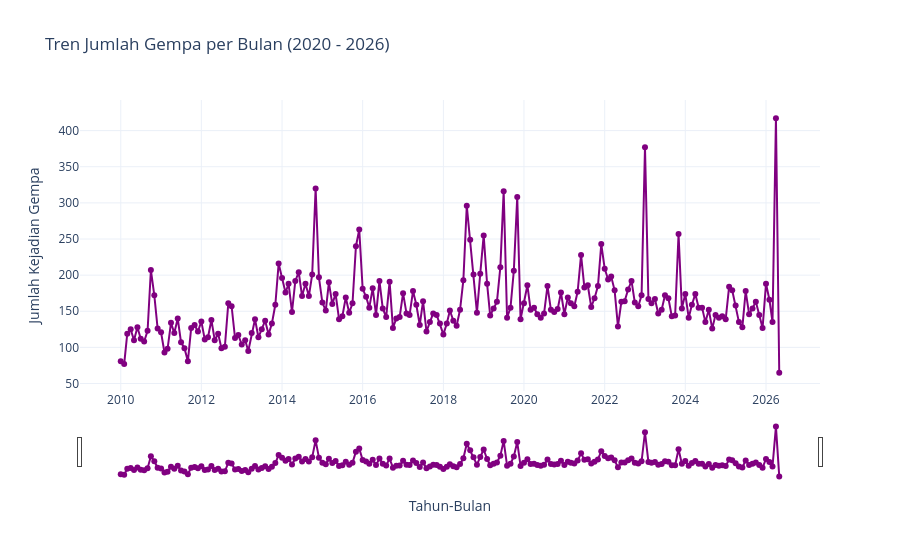

Notebook source saved alongside this figure:
### Code cell
# Membuat kolom Tahun-Bulan untuk melihat tren jangka panjang
df['year_month'] = df['time'].dt.to_period('M')

# Menghitung jumlah gempa per bulan
monthly_counts = df.groupby('year_month').size().reset_index(name='jumlah_gempa')
monthly_counts['year_month'] = monthly_counts['year_month'].dt.to_timestamp()

# Buat Line Chart interaktif untuk bulanan
fig_month = px.line(
    monthly_counts, 
    x='year_month', 
    y='jumlah_gempa', 
    markers=True, 
    title='Tren Jumlah Gempa per Bulan (2020 - 2026)',
    labels={'year_month': 'Tahun-Bulan', 'jumlah_gempa': 'Jumlah Kejadian Gempa'},
    template='plotly_white'
)

# Menyesuaikan warna agar konsisten dengan gaya sebelumnya (ungu)
fig_month.update_traces(line_color='purple', marker=dict(size=6))
# Menambahkan range slider di bawah grafik agar bisa di-zoom per periode
fig_month.update_layout(xaxis=dict(rangeslider=dict(visible=True)))

fig_month.show()

### Figure 1 — Plotly figure (JSON) as saved in the notebook; plotly's stock layout.template omitted (floating-point values rounded to 4 significant figures; data arrays with more than 128 entries replaced by an {"elided": "..."} marker saying what was removed)
{"data": [{"hovertemplate": "Tahun-Bulan=%{x}<br>Jumlah Kejadian Gempa=%{y}<extra></extra>", "legendgroup": "", "line": {"color": "purple", "dash": "solid"}, "marker": {"size": 6, "symbol": "circle"}, "mode": "lines+markers", "name": "", "orientation": "v", "showlegend": false, "type": "scatter", "x": {"elided": "197 str values"}, "xaxis": "x", "y": {"elided": "197 int values"}, "yaxis": "y"}], "layout": {"legend": {"tracegroupgap": 0}, "title": {"text": "Tren Jumlah Gempa per Bulan (2020 - 2026)"}, "xaxis": {"anchor": "y", "domain": [0, 1], "rangeslider": {"visible": true}, "title": {"text": "Tahun-Bulan"}}, "yaxis": {"anchor": "x", "domain": [0, 1], "title": {"text": "Jumlah Kejadian Gempa"}}}}
